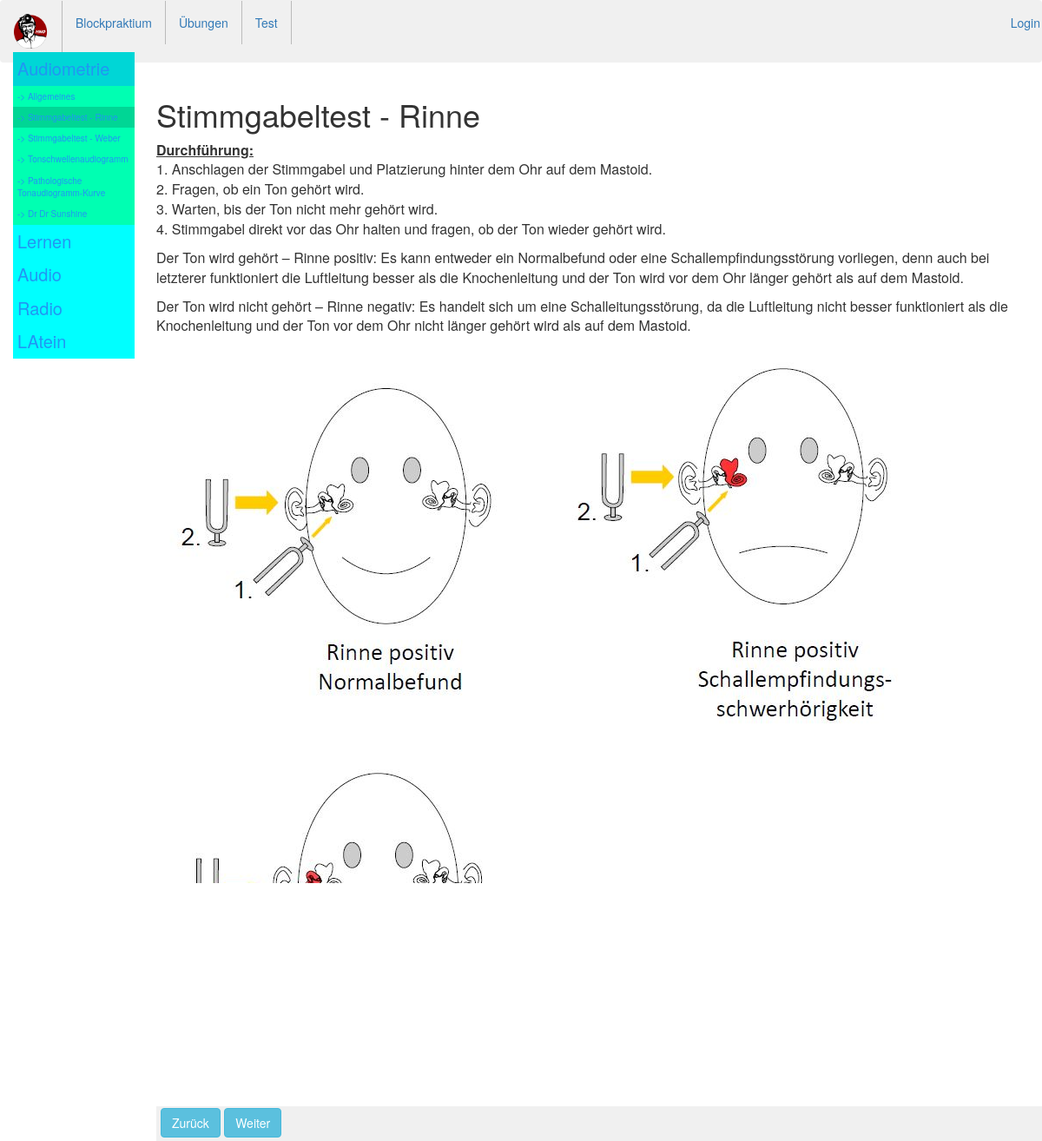
Page /lernen/Stimmgabeltest - Rinne on the committed database.
### lernen/models.py (models this page shows, shortened)
class Kapitel(models.Model):
    kapitelname = models.CharField(max_length=30)
    def __str__(self):
        return self.kapitelname

class Artikel(models.Model):
    title = models.CharField(max_length=100)
    my_order = models.PositiveIntegerField(default=0, blank=False, null=False)
    unterschrift = models.CharField(max_length=100, blank=True,  null=True)
    kapitel = models.ForeignKey(Kapitel)
    text = models.TextField()
    unten = models.BooleanField(default=False)  # um fragen ob Bilder unten angezeigt werden sollen
    video = models.URLField(max_length=200, blank=True)
    content = RichTextField(blank=True,  null=True)
    class Meta(object):
        ordering = ['my_order']

### lernen/views.py (the view)
# urls.py: url(r'^lernen/', article),
def article(request):
    t = loader.get_template('lernseite.html')
    if request.path == "/lernen/":
        art = Artikel.objects.get(my_order=1)
    else:
        art = Artikel.objects.get(title=request.path.split("/")[2])
    active = str(art.kapitel)
    activetitle = str(art.title)
    """ Kapitel fuer Kapiteluebersicht suchen """
    kapitelliste = []
    linkliste = []
    samekapitelarticle = []
    for article in Artikel.objects.all():
        if str(article.kapitel) not in kapitelliste:
            kapitelliste.append(str(article.kapitel))
            linkliste.append("/lernen/"+str(article.title))
        if str(article.kapitel) == str(art.kapitel):
            samekapitelarticle.append(article.title)
    c = {"art": art,
         "kapitelliste": zip(kapitelliste, linkliste),
         "samekapitelarticle": zip(samekapitelarticle, ["/lernen/" + art.replace(" ", "%20") for art in samekapitelarticle]),
         "active": active,
         "activetitle": activetitle}
    if request.user.is_authenticated():
        c["logged_in"] = True
    """ Bilder fuer Bilder suchen """
    imglist = []
    for img in art.artikelimages_set.all():
        print(img.image)
        imglist.append(img.image)
    if imglist != []:
        c["imglist"] = imglist
    """ Youtube Video einfuegen """
    if art.video != None:
        c["videolink"] = art.video
    try:
        naechst = Artikel.objects.get(my_order=art.my_order+1).title
        c["naechst"] = "/lernen/"+naechst
    except:
        pass
    try:
        zuruck = Artikel.objects.get(my_order=art.my_order-1).title
        c["zuruck"] = "/lernen/"+zuruck
    except:
        pass
    html = t.render(c)
    html = html.replace("(u)", '<u>')
    html = html.replace("(br)", "<br>")
    html = html.replace("(/u)", '</u>')
    html = html.replace("(b)", '<b>')
    html = html.replace("(/b)", '</b>')
    html = html.replace("(***)", '<a href="#" data-toggle="popover" data-content="')
    html = html.replace("(**)", '" data-trigger="hover" data-placement="top">')
    html = html.replace("(*)", '</a>')
    return HttpResponse(html)

### templates/lernseite.html (shortened to what this page needs)
{% extends "base.html" %}
{% block content %}
   <h1>  {{ art.title }} </h1>
   <div class = "mainartikel">
     {{ art.text|linebreaks }}
   </div>
   {%if art.unten%}
    <div class ="bilderunten">
        {%for image in imglist%}
            <img class = "bildunten" src = "{{ image.url }}" align ="left" >
        {%endfor%}
     </div>
  {%endif%}
{% endblock %}

### templates/base.html (shortened to what this page needs)
<!DOCTYPE HTML PUBLIC "-//W3C//DTD HTML 4.01//EN">
<html lang="en">
<head>
    <link rel="stylesheet" href="https://maxcdn.bootstrapcdn.com/bootstrap/3.3.7/css/bootstrap.min.css">
</head>
<body>
  <nav class="navbar" style = "background-color: rgba(230,230,230,0.6)">
  <ul class = "nav navbar-nav">
    {% load static %}
    <li><a href = "/"> <img src="{% static "ubung/hno_Logo.png" %}" alt="My image" style="width:40px;height:40px;"></a></li>
    <li><a href="/lernen/">Blockpraktium</a></li>
    <li><a href="/ubung/">Übungen</a></li>
    <li><a href="#">Test</a></li>
  </ul>
  <ul class ="nav navbar-nav navbar-right">
    {% if logged_in %}
    <li><a href="/newarticle">Neuer Artikel</a></li>
    <li><a href="/logout">Logout</a></li>
    {% else %}
    <li><a href="/login">Login</a></li>
    {% endif %}
  </ul>
</nav>
  <div class="container-fluid">
  <div class = "vert">
    {% for kapitel, link in kapitelliste %}
        {% if kapitel == active %}
            <a class = "active" href="{{link}}">{{kapitel}}</a>
            {% for title, link in samekapitelarticle %}
                {% if title == activetitle%}
                    <a class = "untertitelactive" href={{link}}> -> {{title}} </a>
                {% else %}
                    <a class = "untertitel" href={{link}}> -> {{title}} </a>
                {%endif%}
            {%endfor%}
        {%else%}
            <a href="{{link}}">{{kapitel}}</a>
        {%endif%}
    {%endfor%}
  </div>
  </div>
  <div class="container">
  <div class ="main">
    {% block content %}{% endblock %}
    <footer class="bg-white fixed-bottom">
    {% if zuruck %}
       <a id = "prevLink" href="{{ zuruck }}" class = "btn btn-info" style ="margin-top:2px; margin-left:5px;"> Zurück </a>
    {% endif %}
    {% if naechst %}
    <a id = "nextLink" href="{{ naechst }}" class = "btn btn-info" style ="margin-top:2px;"> Weiter </a>
    {% endif %}
  </footer>
  </div>
  </div>
</body>
</html>

### templates/base.html (style rules this page uses)
.active { color:#064579; background: #00D6D6; }
.vert { width: 140px; position:fixed; z-index: 1; top: 60px; left: 10 px; background: #00ffff; overflow-x: hidden; font-size: 20px; }
.vert a { padding: 5px 5px 5px 5px; text-decoration: none; color: #2196F3; display:block; }
li { border-right: 1px solid #bbb; float: left; }
.untertitel { background-color: #00FFB2; font-size: 10px; margin: 0px 0px; }
.untertitelactive { background-color: #00D695; font-size: 10px; }
.main { margin-left: 150px; font-size: 16px; padding-bottom:70px; }
.navbar { background-color: rgba(230,230,230,0.6); }
footer { position: fixed; height: 40px; bottom: 0; width: 100%; background-color: rgba(230,230,230,0.6); }

### rows in the picture
Kapitel: kapitelliste "Audiometrie"
Artikel: samekapitelarticle "Allgemeines"
Artikel: samekapitelarticle "Stimmgabeltest - Weber"
Artikel: samekapitelarticle "Tonschwellenaudiogramm"
Artikel: samekapitelarticle "Pathologische Tonaudiogramm-Kurve"
Artikel: samekapitelarticle "Dr Dr Sunshine"
Kapitel: kapitelliste "Lernen"
Kapitel: kapitelliste "Audio"
Kapitel: kapitelliste "Radio"
Kapitel: kapitelliste "LAtein"
Artikel: title "Stimmgabeltest - Rinne", text "Durchführung: 1. Anschlagen der Stimmgabel und Platzierung hinter dem Ohr auf dem Mastoid. 2. Fragen, ob ein Ton gehört wird. 3. Warten, bis der Ton nicht mehr gehört wird. 4. Stimmgabel direkt vor das Ohr halten und fragen, ob der Ton wieder gehört wird. Der Ton wird gehört – Rinne positiv: Es kann entweder ein Normalbefund oder eine Schallempfindungsstörung vorliegen, denn auch bei letzterer funktioniert die Luftleitung besser als die Knochenleitung und der Ton wird vor dem Ohr länger gehört als auf dem Mastoid. Der Ton wird nicht gehört – Rinne negativ: Es handelt sich um eine Schalleitungsstörung, da die Luftleitung nicht besser funktioniert als die Knochenleitung und der Ton vor dem…", unten True (drawn)
